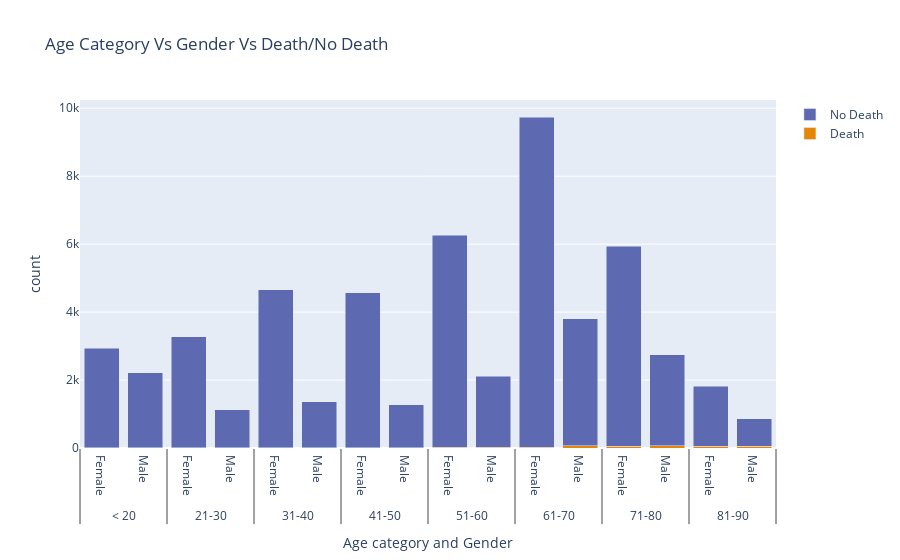

The notebook cell saved with this chart:
### Code cell
fig = go.Figure()

fig.update_layout(
    template="plotly",
    xaxis=dict(title_text="Age category and Gender"),
    yaxis=dict(title_text="count"),
    title="Age Category Vs Gender Vs Death/No Death",
    barmode="stack",
)

colors = ['rgb(229, 134, 6)', 'rgb(93, 105, 177)']
for r, c in zip(subset_df1.DIED.unique(), colors):
    plot_df = subset_df1[subset_df1.DIED == r]
    fig.add_trace(
        go.Bar(x=[plot_df.AGE_CATEGORY, plot_df.SEX], y=plot_df['count'], name=r, marker_color=c),
    )

fig

### Figure 1 — Plotly figure (JSON) as saved in the notebook; plotly's stock layout.template omitted (floating-point values rounded to 4 significant figures)
{"data": [{"marker": {"color": "rgb(229, 134, 6)"}, "name": "Death", "type": "bar", "x": [["< 20", "< 20", "21-30", "21-30", "31-40", "31-40", "41-50", "41-50", "51-60", "51-60", "61-70", "61-70", "71-80", "71-80", "81-90", "81-90"], ["Female", "Male", "Female", "Male", "Female", "Male", "Female", "Male", "Female", "Male", "Female", "Male", "Female", "Male", "Female", "Male"]], "y": [3, 3, 14, 1, 3, 3, 4, 10, 16, 16, 26, 72, 56, 66, 49, 50]}, {"marker": {"color": "rgb(93, 105, 177)"}, "name": "No Death", "type": "bar", "x": [["< 20", "< 20", "21-30", "21-30", "31-40", "31-40", "41-50", "41-50", "51-60", "51-60", "61-70", "61-70", "71-80", "71-80", "81-90", "81-90"], ["Female", "Male", "Female", "Male", "Female", "Male", "Female", "Male", "Female", "Male", "Female", "Male", "Female", "Male", "Female", "Male"]], "y": [2935, 2206, 3262, 1125, 4661, 1360, 4566, 1267, 6239, 2103, 9705, 3728, 5882, 2673, 1763, 811]}], "layout": {"autosize": true, "barmode": "stack", "title": {"text": "Age Category Vs Gender Vs Death/No Death"}, "xaxis": {"autorange": true, "range": [-0.5, 15.5], "title": {"text": "Age category and Gender"}, "type": "multicategory"}, "yaxis": {"autorange": true, "range": [0, 10240.0], "title": {"text": "count"}, "type": "linear"}}}
